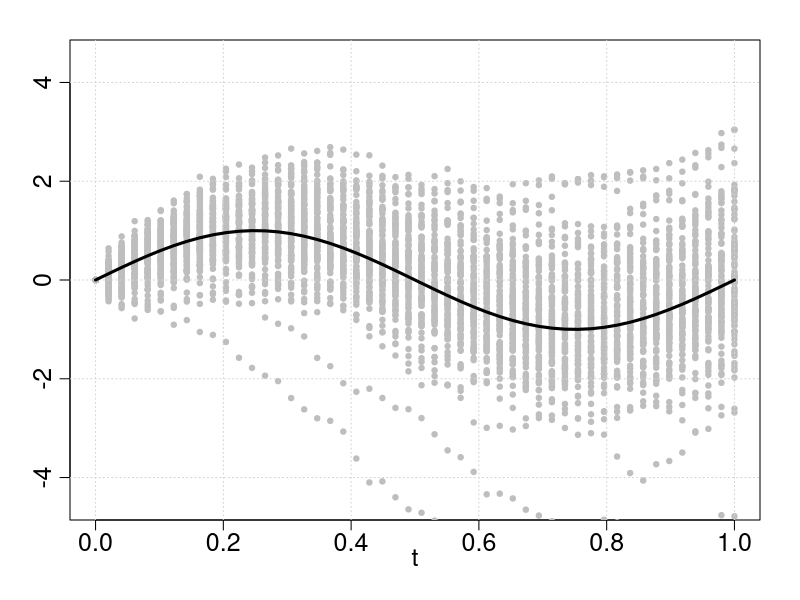

Write the R code that produced this figure. (Note: this script raises an error after producing the figure.)
# ----------------------------------------------------------------------
# Simulation Study: Section 4 of Kalogridis (2025+)
# ----------------------------------------------------------------------
# This script simulates discretely sampled functional data, adds
# noise, and compares three estimators:
#   1. Smoothing-spline quantile estimator (quan_smsp)
#   2. Least-squares penalized spline estimator (ls_pensp)
#   3. Quantile penalized spline estimator (quan_pensp)
# ----------------------------------------------------------------------

# Number of simulations (500 in the paper)
nsim <- 20

# Number of subjects and number of measurement points
n <- 100
p <- 50

# Initialize storage for mean squared errors
mse.smsp <- mse.pensp <- mse.lspensp <- rep(0, nsim)

# Initialize storage for estimated curves
shapes.smsp <- shapes.pensp <- shapes.lspensp <- matrix(0, ncol = nsim, nrow = p)

# Grid of measurement points
t_grid <- seq(0, 1, length.out = p)

# Initialize data matrix
Y <- matrix(NA, nrow = n, ncol = p)

# Define true population mean function
mu_true <- function(t) sin(2 * pi * t) # Easy example
# Harder example (mu_2 in the paper)
# mu_true <- function(t) exp(-(t-0.25)^2/0.01)+exp(-(t-0.50)^2/0.01)+exp(-(t-0.75)^2/0.01)

mu_grid <- mu_true(t_grid)

# Main Simulation Loop

for(k in 1:nsim){
  print(paste("Simulation", k, "of", nsim))
  
  # Generate functional data for n subjects
  X <- matrix(NA, nrow = n, ncol = p)
  
  for(i in 1:n){
    X[i,] <- mu_grid
    for(j in 1:50){ 
      X[i,] <- X[i,] + sqrt(2) * rt(1, df = 5) * 
        sapply(t_grid, FUN = function(x) sin((j-0.5)*pi*x)/((j-0.5)*pi))
    }
    
    # Randomly sample a subset of measurement points for subject i
    m_i <- sample(floor(0.5 * p):floor(0.8 * p), 1)
    idx <- sort(sample(seq_len(p), m_i))
    
    # Add heavy-tailed noise
    zeta <- 0.5 * rt(m_i, df = 1)
    Y[i, idx] <- X[i, idx] + zeta
  }
  par(mar = c(4,3.5,2,2), mgp = c(1.5, 0.75, 0), mfrow = c(1,1))
  matplot(t_grid,t(X), pch = 20, col = "gray", cex = 1.1, xlab = "t", 
          ylab = "", ylim = c(-4.5, 4.5), cex.lab = 1.5, cex.axis = 1.5) ; grid()
  lines(t_grid, mu_grid, lwd = 3, col = "black")
  
  # Fit estimators
  # Uncomment if you want to include the smoothing-spline quantile estimator
  # fit.smsp <- quan_smsp(Y, alpha = 0.5)
  
  fit.lspensp <- ls_pensp(Y, K = 30)            # Least-squares penalized spline
  fit.pensp  <- quan_pensp(Y, alpha = 0.5, K = 30)  # Quantile penalized spline
  
  # -------------------------------
  # Plot a single simulation
  # -------------------------------
  par(mar = c(4,3.5,2,2), mgp = c(3, 1.5, 0), mfrow = c(1,1))
  plot(t_grid, mu_grid, lwd = 3, lty = 1, type = "l", cex.axis = 2.5, cex.lab = 2.5, 
       ylab = "", xlab = "t", ylim = c(-1.2, 1.2)); grid()
  lines(t_grid, fit.pensp$mu, lwd = 3, col = "blue")
  lines(t_grid, fit.lspensp$mu, lwd = 3, col = "red")
  
  # -------------------------------
  # Compute Mean Squared Errors
  # -------------------------------
  # mse.smsp[k] <- mean((fit.smsp$mu - mu_grid)^2)
  mse.pensp[k] <- mean((fit.pensp$mu - mu_grid)^2)
  mse.lspensp[k] <- mean((fit.lspensp$mu - mu_grid)^2)
  
  # Store estimated curves
  # shapes.smsp[, k] <- fit.smsp$mu
  shapes.pensp[, k] <- fit.pensp$mu
  shapes.lspensp[, k] <- fit.lspensp$mu
}

# Summarize Results
# Mean and standard error of MSE
# mean(mse.smsp, na.rm = TRUE) * 1000; 1000 * sd(mse.smsp, na.rm = TRUE)/sqrt(nsim)
mean(mse.pensp, na.rm = TRUE) * 1000; 1000 * sd(mse.pensp, na.rm = TRUE)/sqrt(nsim)
mean(mse.lspensp, na.rm = TRUE) * 1000; 1000 * sd(mse.lspensp, na.rm = TRUE)/sqrt(nsim)

# Visualize Estimated Curves Across Simulations
par(mfrow = c(1, 2))
matplot(t_grid, shapes.pensp, lwd = 3, col = "gray", type = "l", lty = 1)
lines(t_grid, mu_grid, lwd = 3, col = "black")
grid()

matplot(t_grid, shapes.lspensp, lwd = 3, col = "gray", type = "l", lty = 1)
lines(t_grid, mu_grid, lwd = 3, col = "black")
grid()
